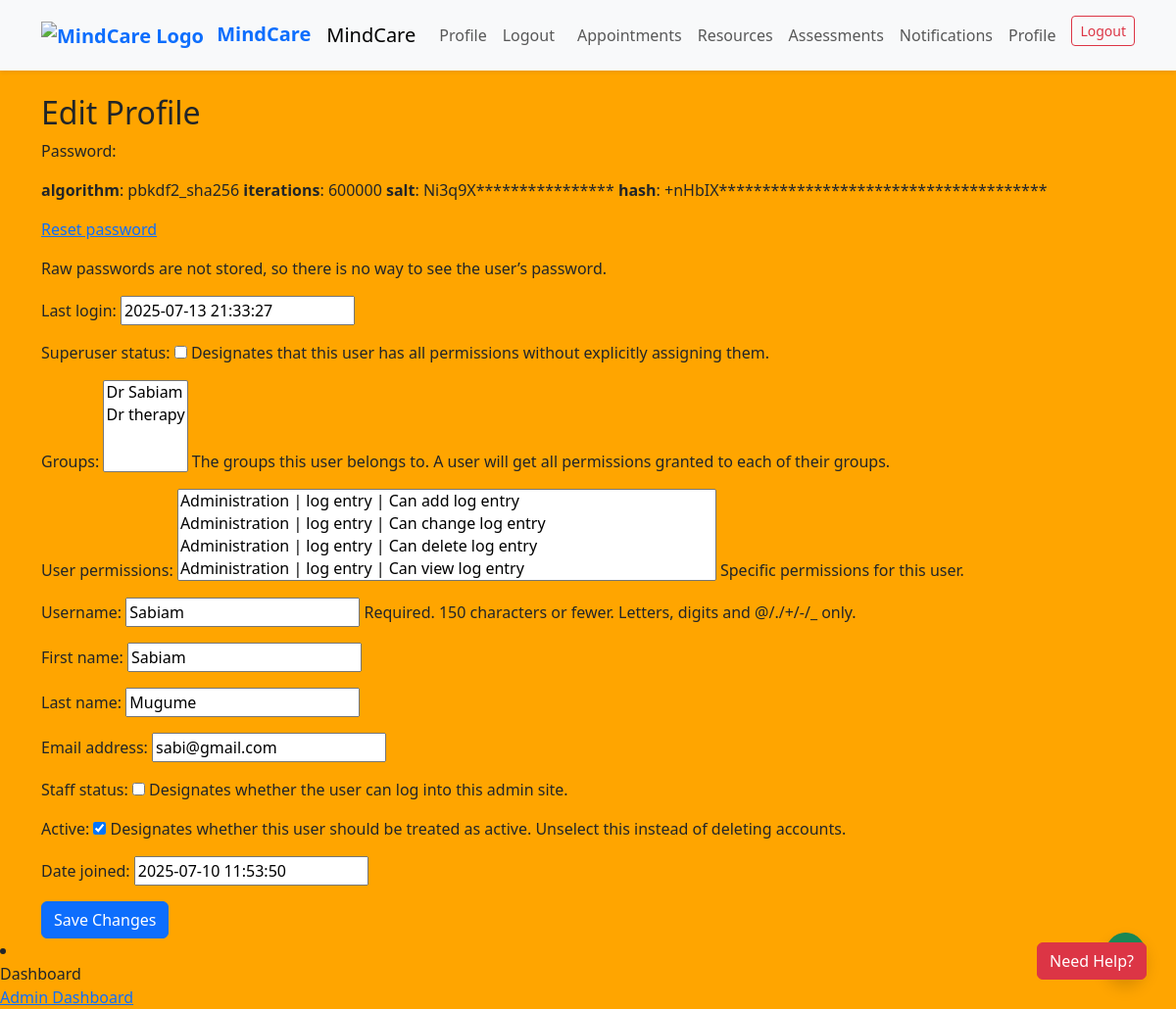
The app's page /profile/edit/ (signed in), older data.
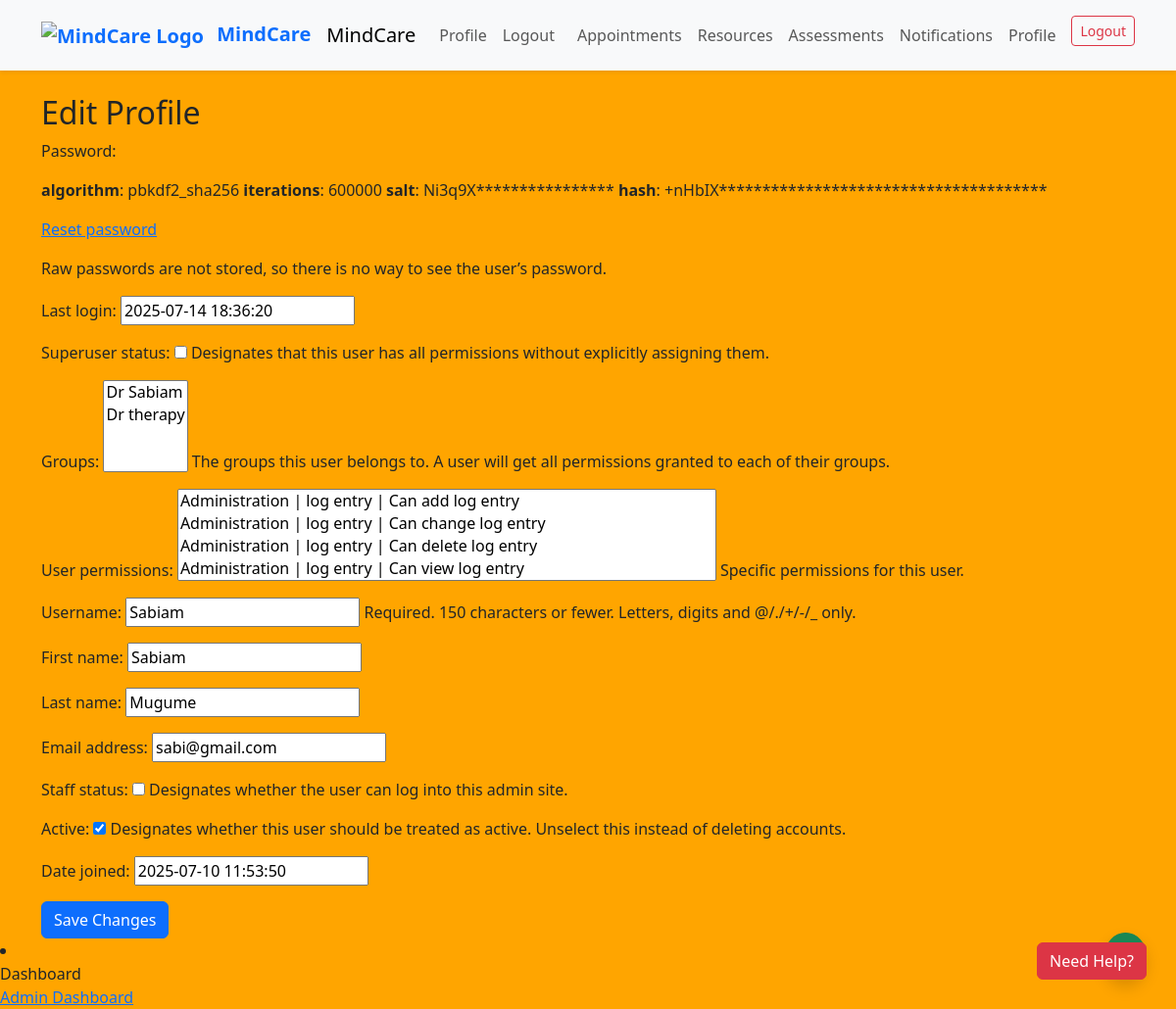
The same page, newer data.
### core/models.py (models this page shows)
class CustomUser(AbstractUser):
    ROLE_CHOICES = (
        ('admin', 'Admin'),
        ('therapist', 'Therapist'),
        ('client', 'Client'),
    )
    role = models.CharField(max_length=10, choices=ROLE_CHOICES, default='client')
    specialty = models.CharField(max_length=100, blank=True, null=True)
    location = models.CharField(max_length=100, blank=True, null=True)
    bio = models.TextField(blank=True, null=True)
    image = models.ImageField(upload_to='profile_images/', blank=True, null=True)

### core/views.py (the view)
# urls.py: path('profile/edit/', edit_profile, name='edit_profile'),
@login_required
def edit_profile(request):
    if request.method == 'POST':
        form = UserChangeForm(request.POST, instance=request.user)
        if form.is_valid():
            form.save()
            return redirect('patient_profile' if request.user.role == 'patient' else 'therapist_dashboard')
    else:
        form = UserChangeForm(instance=request.user)
    return render(request, 'core/edit_profile.html', {'form': form})

### core/templates/core/edit_profile.html (shortened to what this page needs)
{% extends "base.html" %}
{% block content %}
<div class="container mt-4">
  <h2>Edit Profile</h2>
  <form method="post">
    {{ form.as_p }}
    <button type="submit" class="btn btn-primary">Save Changes</button>
  </form>
</div>
{% endblock %}

Row changes from the older to the newer data that the page shows:
changed CustomUser "Sabiam": last_login "2025-07-13 21:33:27" → "2025-07-14 18:36:20"
